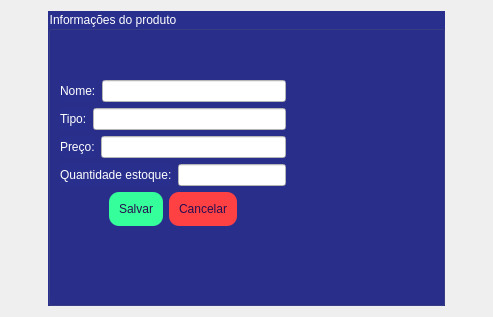
<?xml version="1.0" encoding="UTF-8"?>
<ui version="4.0">
 <class>Form</class>
 <widget class="QWidget" name="Form">
  <property name="geometry">
   <rect>
    <x>0</x>
    <y>0</y>
    <width>493</width>
    <height>317</height>
   </rect>
  </property>
  <property name="windowTitle">
   <string>Form</string>
  </property>
  <property name="styleSheet">
   <string notr="true">color: rgb(111, 238, 244);
color: rgb(27, 56, 79);</string>
  </property>
  <layout class="QHBoxLayout" name="horizontalLayout_8">
   <item>
    <layout class="QHBoxLayout" name="horizontalLayout_7">
     <item>
      <spacer name="horizontalSpacer_3">
       <property name="orientation">
        <enum>Qt::Horizontal</enum>
       </property>
       <property name="sizeHint" stdset="0">
        <size>
         <width>37</width>
         <height>17</height>
        </size>
       </property>
      </spacer>
     </item>
     <item>
      <widget class="QGroupBox" name="groupBox">
       <property name="sizePolicy">
        <sizepolicy hsizetype="Fixed" vsizetype="Fixed">
         <horstretch>40</horstretch>
         <verstretch>40</verstretch>
        </sizepolicy>
       </property>
       <property name="maximumSize">
        <size>
         <width>1000</width>
         <height>1000</height>
        </size>
       </property>
       <property name="styleSheet">
        <string notr="true">background-color:rgb(41, 47, 140);
color: rgb(255, 255, 255);
;
font: 10pt &quot;Impact&quot;;</string>
       </property>
       <property name="title">
        <string>Informações do produto</string>
       </property>
       <layout class="QHBoxLayout" name="horizontalLayout_6">
        <item>
         <layout class="QVBoxLayout" name="verticalLayout_2">
          <item>
           <layout class="QHBoxLayout" name="horizontalLayout_5">
            <item>
             <layout class="QVBoxLayout" name="verticalLayout">
              <item>
               <spacer name="verticalSpacer_2">
                <property name="orientation">
                 <enum>Qt::Vertical</enum>
                </property>
                <property name="sizeHint" stdset="0">
                 <size>
                  <width>20</width>
                  <height>40</height>
                 </size>
                </property>
               </spacer>
              </item>
              <item>
               <layout class="QHBoxLayout" name="horizontalLayout_2">
                <item>
                 <widget class="QLabel" name="nome_lbl">
                  <property name="styleSheet">
                   <string notr="true">font: 10pt &quot;Impact&quot;;</string>
                  </property>
                  <property name="text">
                   <string>Nome:</string>
                  </property>
                 </widget>
                </item>
                <item>
                 <widget class="QLineEdit" name="nome">
                  <property name="styleSheet">
                   <string notr="true">background-color: rgb(255, 255, 255);
font: 9pt &quot;Tahoma&quot;;
color: rgb(0, 0, 0);</string>
                  </property>
                 </widget>
                </item>
               </layout>
              </item>
              <item>
               <layout class="QHBoxLayout" name="horizontalLayout_3">
                <item>
                 <widget class="QLabel" name="tipo_lbl">
                  <property name="styleSheet">
                   <string notr="true">font: 10pt &quot;Impact&quot;;</string>
                  </property>
                  <property name="text">
                   <string>Tipo:</string>
                  </property>
                 </widget>
                </item>
                <item>
                 <widget class="QLineEdit" name="tipo">
                  <property name="styleSheet">
                   <string notr="true">background-color: rgb(255, 255, 255);
color: rgb(0, 0, 0);
font: 9pt &quot;Tahoma&quot;;</string>
                  </property>
                 </widget>
                </item>
               </layout>
              </item>
              <item>
               <layout class="QHBoxLayout" name="horizontalLayout_9">
                <item>
                 <widget class="QLabel" name="preco_lbl">
                  <property name="styleSheet">
                   <string notr="true">font: 10pt &quot;Impact&quot;;</string>
                  </property>
                  <property name="text">
                   <string>Preço:</string>
                  </property>
                 </widget>
                </item>
                <item>
                 <widget class="QLineEdit" name="preco">
                  <property name="styleSheet">
                   <string notr="true">background-color: rgb(255, 255, 255);
color: rgb(0, 0, 0);
font: 9pt &quot;Tahoma&quot;;</string>
                  </property>
                 </widget>
                </item>
               </layout>
              </item>
              <item>
               <layout class="QHBoxLayout" name="horizontalLayout_4">
                <item>
                 <widget class="QLabel" name="estoque_lbl">
                  <property name="styleSheet">
                   <string notr="true">font: 10pt &quot;Impact&quot;;</string>
                  </property>
                  <property name="text">
                   <string>Quantidade estoque:</string>
                  </property>
                 </widget>
                </item>
                <item>
                 <widget class="QLineEdit" name="estoque">
                  <property name="styleSheet">
                   <string notr="true">background-color: rgb(255, 255, 255);
color: rgb(0, 0, 0);
font: 9pt &quot;Tahoma&quot;;</string>
                  </property>
                 </widget>
                </item>
               </layout>
              </item>
              <item>
               <layout class="QHBoxLayout" name="horizontalLayout">
                <item>
                 <spacer name="horizontalSpacer">
                  <property name="orientation">
                   <enum>Qt::Horizontal</enum>
                  </property>
                  <property name="sizeHint" stdset="0">
                   <size>
                    <width>40</width>
                    <height>20</height>
                   </size>
                  </property>
                 </spacer>
                </item>
                <item>
                 <widget class="QPushButton" name="salvar_btn">
                  <property name="styleSheet">
                   <string notr="true">background-color: rgb(52, 255, 154);
color: rgb(40, 14, 79);
padding:10px;
border-radius:10px;
font: 11pt &quot;Impact&quot;;</string>
                  </property>
                  <property name="text">
                   <string>Salvar</string>
                  </property>
                 </widget>
                </item>
                <item>
                 <widget class="QPushButton" name="cancelar_btn">
                  <property name="styleSheet">
                   <string notr="true">background-color: rgb(255, 65, 68);
font: 11pt &quot;Impact&quot;;
color: rgb(40, 14, 79);
padding:10px;
border-radius:10px;</string>
                  </property>
                  <property name="text">
                   <string>Cancelar</string>
                  </property>
                 </widget>
                </item>
                <item>
                 <spacer name="horizontalSpacer_2">
                  <property name="orientation">
                   <enum>Qt::Horizontal</enum>
                  </property>
                  <property name="sizeHint" stdset="0">
                   <size>
                    <width>40</width>
                    <height>20</height>
                   </size>
                  </property>
                 </spacer>
                </item>
               </layout>
              </item>
             </layout>
            </item>
            <item>
             <spacer name="horizontalSpacer_5">
              <property name="orientation">
               <enum>Qt::Horizontal</enum>
              </property>
              <property name="sizeHint" stdset="0">
               <size>
                <width>37</width>
                <height>17</height>
               </size>
              </property>
             </spacer>
            </item>
           </layout>
          </item>
          <item>
           <spacer name="verticalSpacer">
            <property name="orientation">
             <enum>Qt::Vertical</enum>
            </property>
            <property name="sizeHint" stdset="0">
             <size>
              <width>20</width>
              <height>40</height>
             </size>
            </property>
           </spacer>
          </item>
         </layout>
        </item>
       </layout>
      </widget>
     </item>
     <item>
      <spacer name="horizontalSpacer_4">
       <property name="orientation">
        <enum>Qt::Horizontal</enum>
       </property>
       <property name="sizeHint" stdset="0">
        <size>
         <width>37</width>
         <height>17</height>
        </size>
       </property>
      </spacer>
     </item>
    </layout>
   </item>
  </layout>
 </widget>
 <resources/>
 <connections/>
</ui>
